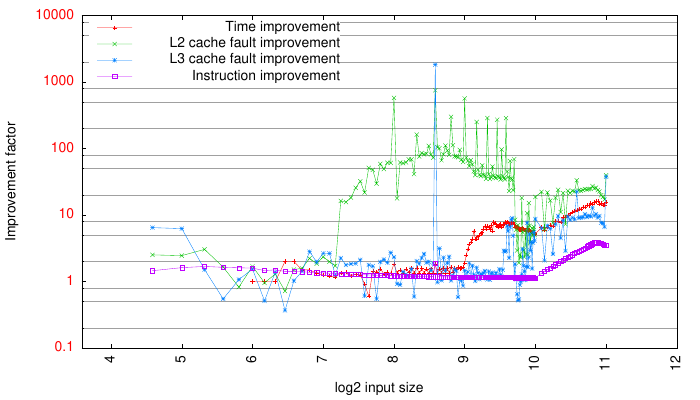

gnuplot code for this plot:
log2(x) = log(x)/log(2)
max(a,b) = (a > b) ? a : b

set terminal pdf enhanced font "Helvetica, 10" size 7,4
set output "./rowcol_vs_rowrow.pdf"

set xlabel "log2 input size"
set xtics 0, 1 rotate
set offset 1, 1

set ylabel "Improvement factor"

set ytics nomirror tc lt 1

set logscale y
set grid mytics

set key vert left top reverse
set pointsize 1

#'rowcol.dat' using (log2($1)):($7) title "Time" axes x1y1 with linespoints, \

plot '<paste rowrow_edited.dat rowcol.dat' using (log2($1)):($7/$23) title "Time improvement" axes x1y1 with linespoints, \
     '<paste rowrow_edited.dat rowcol.dat' using (log2($1)):($11/$27) title "L2 cache fault improvement" axes x1y1 with linespoints, \
     '<paste rowrow_edited.dat rowcol.dat' using (log2($1)):($13/$29) title "L3 cache fault improvement" axes x1y1 with linespoints, \
     '<paste rowrow_edited.dat rowcol.dat' using (log2($1)):($14/$30) title "Instruction improvement" axes x1y1 with linespoints
#'<paste rowrow.dat rowcol.dat' using (log2($1)):($11/$27) title "L2 cache faults" axes x1y2 with linespoints
     # 'rowcol.dat' using (log2($1)):($13) title "L3 cache faults" axes x1y2 with linespoints, \
